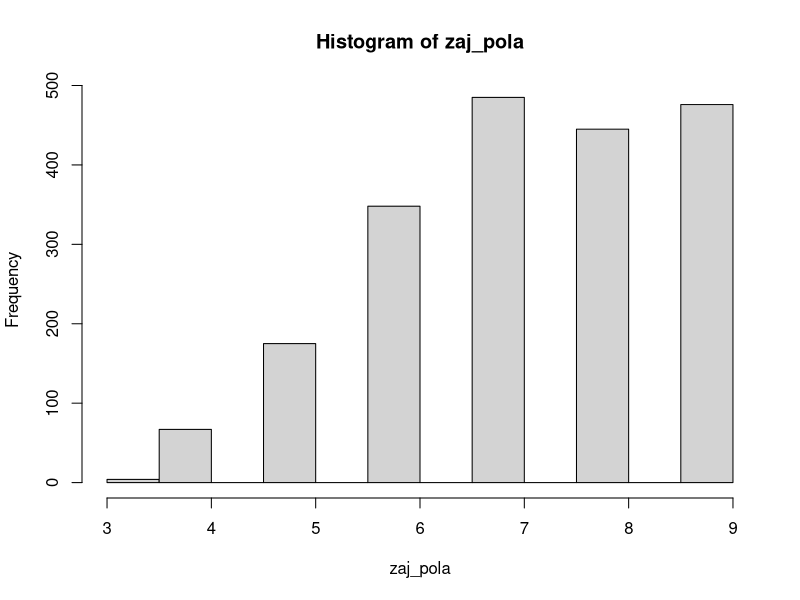
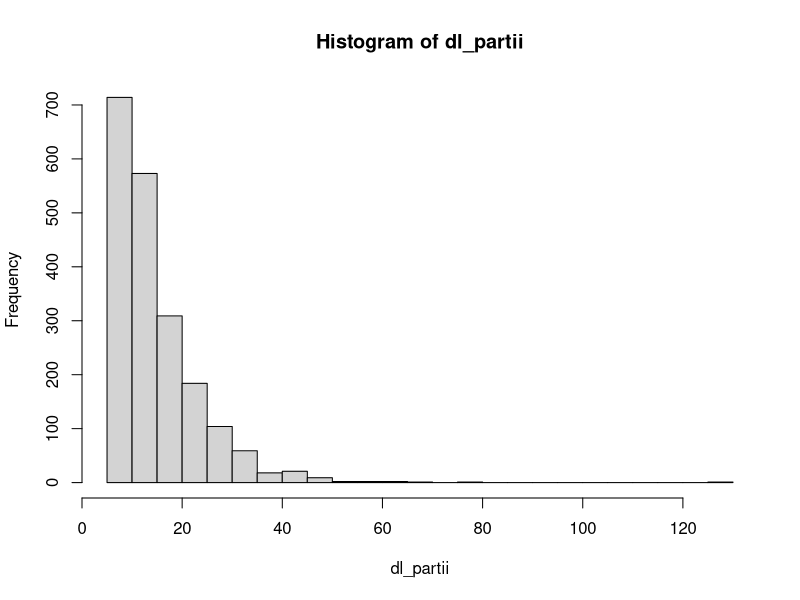
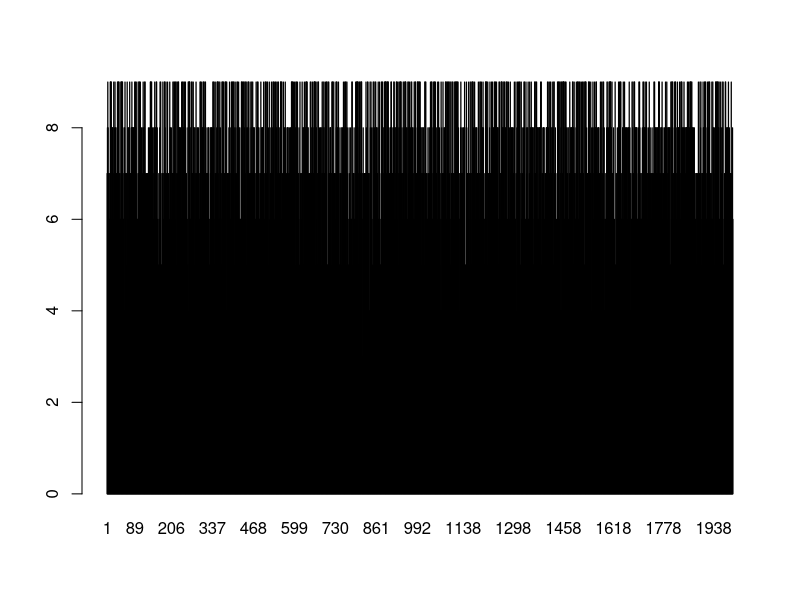
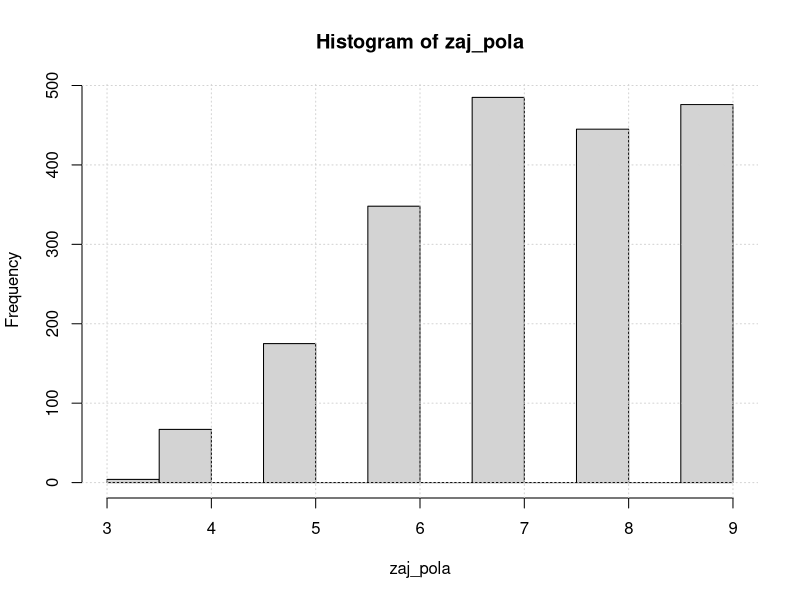
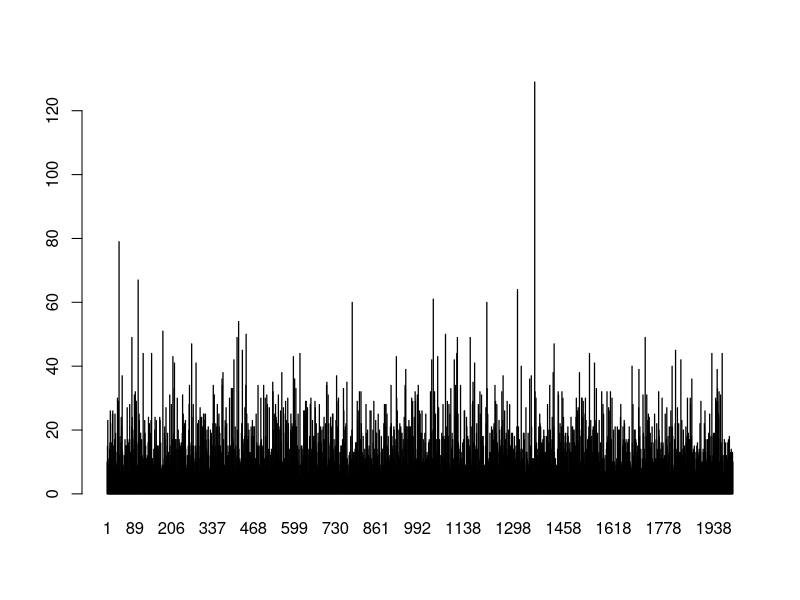
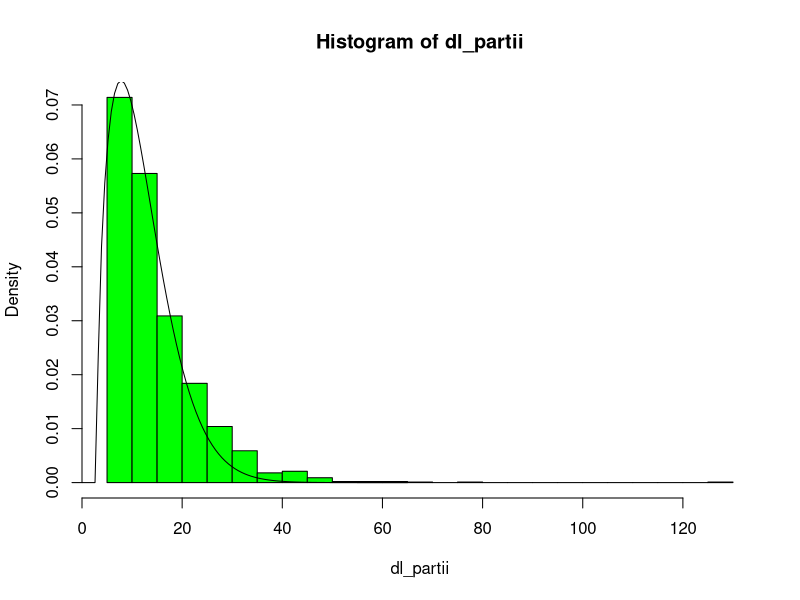
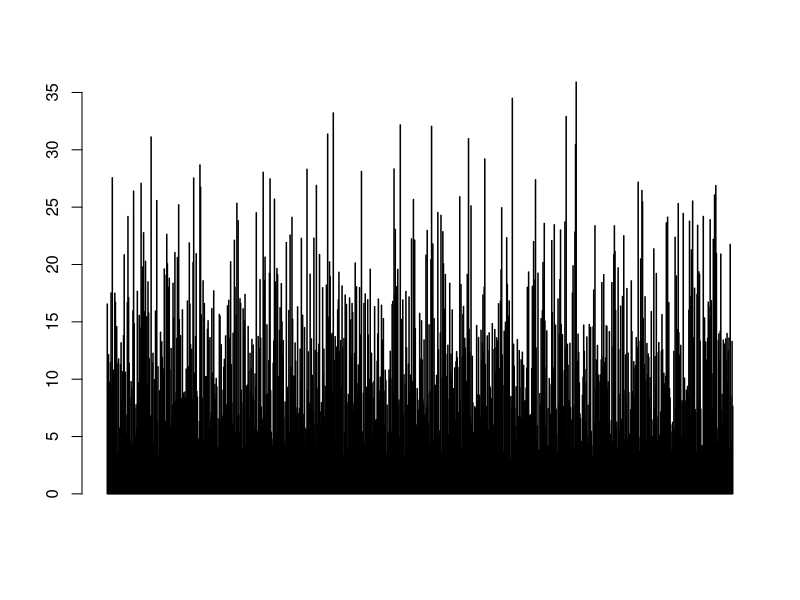
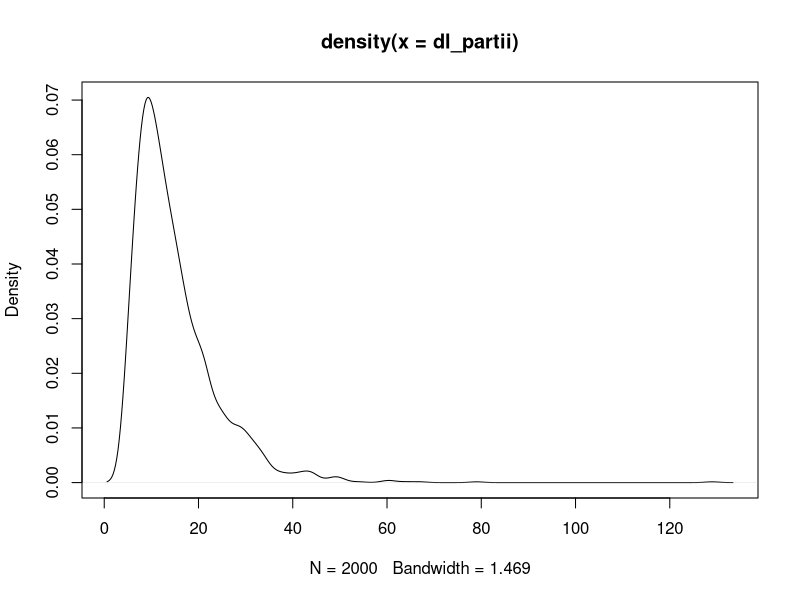

These figures' R source, in order:
Powt <-
  2000             # Ustalamy liczbę partii jaka ma się wykonać
gr1 <- 0                  # wyzeruj liczbę zwycięstw gracza1
dl_partii <-
  rep(0, Powt)  # utwórz tablicę do zapisu liczby posunięć w poszczególnych partiach
zaj_pola <-
  rep(0, Powt)   # utwórz tablicę do zapisu liczby zajętych pól w poszczeg. partiach

for (i in 1:Powt) {
  #---------------------------------------------------------
  # Kod procedury symulującej jedną partię (O i X)
  
  Pole <- matrix(rep(0, 9), nrow = 3)  # Wyzeruj planszę 3x3
  gracz <- 1
  # gracze będą stawiali na planszy 1 i -1
  zap_pola <- 0
  # wyzeruj licznik zapełnionych pól
  N <- 0          # wyzeruj licznik posunięć w partii
  
  while (zap_pola < 9) {
    # dopóki są wolne pola wykonuj
    N <- N + 1      # uaktualnij numer posunięcia
    xx <- sample(1:3, 1)   # wylosuj ...
    yy <- sample(1:3, 1)   # ... współrzędne
    if (Pole[yy, xx] == 0) {
      # jeśli wylosowano puste pole
      Pole[yy, xx] <- gracz
      # postaw znak gracza
      zap_pola <- zap_pola + 1 # zwiększ licznik zajętych pól
    }
    # policz, ile jest układów trzech 1 w jednej linii
    # poziomej, pionowej lub ukośnej
    S1 <- sum(rowSums(Pole) == 3) + sum(colSums(Pole) == 3) +
      sum(sum(diag(Pole)) == 3) +
      sum(sum(diag(apply(Pole, 2, rev))) == 3)
    # policz, ile jest układów trzech -1 w jednej linii
    # poziomej, pionowej lub ukośnej
    S2 <- sum(rowSums(Pole) == -3) + sum(colSums(Pole) == -3) +
      sum(sum(diag(Pole)) == -3) +
      sum(sum(diag(apply(Pole, 2, rev))) == -3)
    if (S1 + S2 > 0)
      break # jeśli pojawił się układ potrójny, to przerwij partię
    gracz <- -gracz    # ruch otrzymuje przeciwnik (zmiana gracza)
  }
  #---------------------------------------------------------
  if (gracz == 1)
    gr1 <- gr1 + 1 # jeśli wygrał gracz 1, zwiększ jego licznik
  dl_partii[i] <- N        # zapisz liczbę posunięć w i-tej partii
  zaj_pola[i] <-
    zap_pola   # zapisz liczbę zajętych pól w i-tej partii
}

# wypisz ułamek zwycięstw 1 gracza (czyli przybliżone
# prawdopodobieństwo zwycięstwa 1 gracza)
gr1 / Powt

# histogram ("rozkład") liczby zajętych pól
hist(zaj_pola)

# histogram liczby posunięć w partiach
hist(dl_partii, breaks = 40)


#==============
# Analiza
#===============
# 1. Który gracz wygrywa?
gr1/Powt

# Szacowane prwadopodobieństwo zwycięstwa gracza1 wynosi około 0.6
# Wniosek: gracz 1 jest faworyzowany

# Tworzymy prosty wykres słupkowy
barplot(zaj_pola, names.arg = 1:Powt)

# Wniosek: mało prawdopodobne wartości też się zdarzają

# Średnia liczba zajętych pól wynosi: 7
mean(zaj_pola)

# wykonujemuy histogram
# zm <- hist(zaj_pola)
# zm$counts/Powt
hist(zaj_pola)
grid()
# wniosek: najczęściej zamalowanych jest 7, 8 lub 9 pól

# 3. Długość partii
barplot(dl_partii, names.arg = 1:Powt)
max(dl_partii)

# wniosek: typowe wartości ekstremalne liczby posunięc oscylując w przedziale [50,90

# średnia długość partii to około 15
mean(dl_partii)
hist(dl_partii, breaks = 35, col = "green", freq = F)
curve(dweibull(x - 3, 1.5,10),0,65, add = T)

barplot(rweibull(1000,1.5,10)+3)
plot(density(dl_partii))

# Wniosek: rozkład prawdopodobieństwa zmiennej losowej
# "liczba posunięć" przypomina rozkład Weibulla